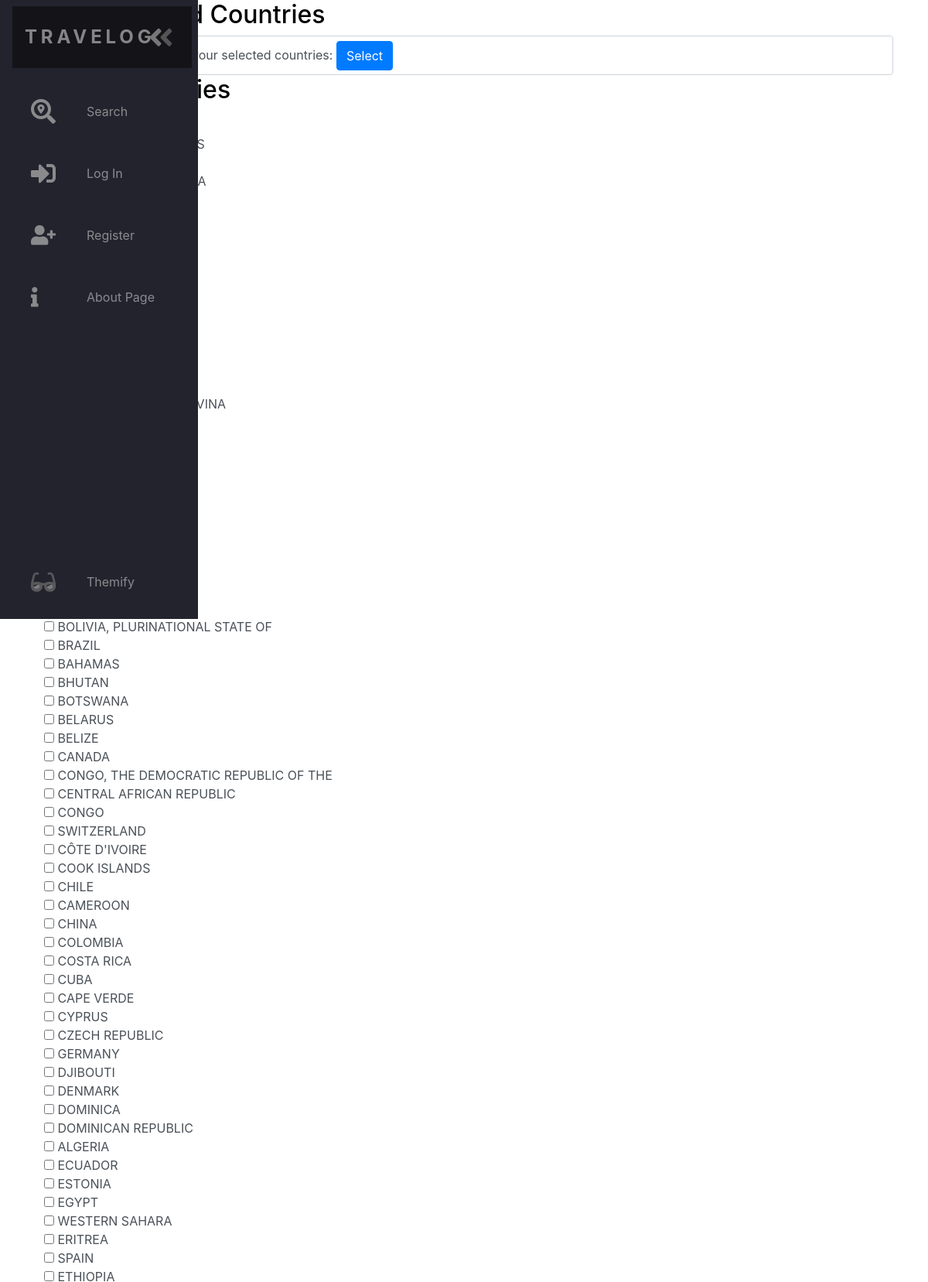
/select_countries.php (upper part), run on the app's committed database.
### tables this page shows
CREATE TABLE `country` (
  `id` varchar(5) NOT NULL,
  `name` varchar(255) NOT NULL
);

### login_session.php (called while the page is built, shortened)
<?php
  $isLoggedIn = isset($_SESSION['isLoggedIn']) ? $_SESSION['isLoggedIn'] : false;
 ?>

### select_countries.php (the view, shortened to what this page needs)
<?php
    require('config/db.php');
    require("login_session.php");
    $query = "SELECT * FROM country";
    $result = mysqli_query($conn, $query);
    $countries = mysqli_fetch_all($result, MYSQLI_ASSOC);
 ?>
 <!DOCTYPE html>
 <html>
 <head>
 	<?php include("style.php") ?>
 </head>
 <body>
 	<?php require("navbar.php") ?>
 		<div class="container">
 			<h2>View Selected Countries</h2>
	    	<form action="selected_countries.php" class="form-control">
		    	<label>Press this button to view your selected countries:</label>
		    	<button class="btn btn-primary">Select</button>
	    	</form>
	    	<h2>Select Countries</h2>
 			<form action="<?php $_SERVER['PHP_SELF']; ?>" method="POST" class="form-control" style="border:0px">
 				<?php foreach($countries as $country): ?>
 					<input type="checkbox" name="<?php echo $country['id']; ?>" <?php
 						$cid = $country['id'];
 						$query = "SELECT * FROM user_has_country WHERE country_id = '$cid' AND user_id = '$id'";
    					$result =  mysqli_query($conn, $query);
    					if(mysqli_fetch_assoc($result)){
    						echo 'checked';
    					}?>>
 					<?php echo $country['name']; ?>
 					<br>
 				<?php endforeach; ?>
 			</form>
 		</div>
 </body>
 </html>

### style.php (shortened to what this page needs)
<link rel="stylesheet" href="https://stackpath.bootstrapcdn.com/bootstrap/4.4.1/css/bootstrap.min.css">
    <link rel="stylesheet" href="css/common.css">
<link rel="stylesheet" href="css/style.css" />

### navbar.php (shortened to what this page needs)
<nav class="navbar">
    <ul class="navbar-nav">
      <li class="logo">
        <a href="index.php" class="nav-link">
          <span class="link-text logo-text">TraveLog</span>
        </a>
      </li>
      <li class="nav-item">
        <a href="#" class="nav-link">
          <span class="link-text">Search</span>
        </a>
      </li>
      <?php if(!$isLoggedIn): ?>
      <li class="nav-item">
        <a href="login.php" class="nav-link">
          <span class="link-text">Log In</span>
        </a>
      </li>
      <li class="nav-item">
        <a href="register.php" class="nav-link">
          <span class="link-text">Register</span>
        </a>
      </li>
      <?php endif; ?>
      <li class="nav-item">
        <a href="#" class="nav-link">
          <span class="link-text">About Page</span>
        </a>
      </li>
      <li class="nav-item" id="themeButton">
        <a href="#" class="nav-link">
          <span class="link-text">Themify</span>
        </a>
      </li>
    </ul>
  </nav>

### css/common.css (style rules this page uses)
html, body { height: 100%; width: 100%; margin: 0; padding: 0; }

### css/style.css (style rules this page uses)
:root { font-size: 16px; font-family: 'Open Sans'; --text-primary: #b6b6b6; --text-secondary: #ececec; --bg-primary: #23232e; --bg-secondary: #141418; --transition-speed: 600ms; }
body { color: black; background-color: white; margin: 0; padding: 0; }
.navbar { position: fixed; background-color: var(--bg-primary); transition: width 600ms ease; overflow: scroll; }
.navbar-nav { list-style: none; padding: 0; margin: 0; display: flex; flex-direction: column; align-items: center; height: 100%; }
.nav-item { width: 100%; }
.nav-item:last-child { margin-top: auto; }
.nav-link { display: flex; align-items: center; height: 5rem; color: var(--text-primary); text-decoration: none; filter: grayscale(100%) opacity(0.7); transition: var(--transition-speed); }
.link-text { display: none; margin-left: 1rem; }
.nav-link svg { width: 2rem; min-width: 2rem; margin: 0 1.5rem; }
.logo { font-weight: bold; text-transform: uppercase; margin-bottom: 1rem; text-align: center; color: var(--text-secondary); background: var(--bg-secondary); font-size: 1.5rem; letter-spacing: 0.3ch; width: 100%; }
.logo svg { transform: rotate(0deg); transition: var(--transition-speed); }
.logo-text { display: inline; position: absolute; left: -999px; transition: var(--transition-speed); }
@media only screen and (min-width: 600px) { .navbar { top: 0; width: 5rem; height: 100vh; } }
.dark { --text-primary: #b6b6b6; --text-secondary: #ececec; --bg-primary: #23232e; --bg-secondary: #141418; }
.theme-icon { display: none; }
.dark #darkIcon { display: block; }
.form-control { height:calc(1.5em + .75rem + 15px); }

### data on the page
country: name "BOLIVIA, PLURINATIONAL STATE OF"
country: name "BRAZIL"
country: name "BAHAMAS"
country: name "BHUTAN"
country: name "BOTSWANA"
country: name "BELARUS"
country: name "BELIZE"
country: name "CANADA"
country: name "CONGO, THE DEMOCRATIC REPUBLIC OF THE"
country: name "CENTRAL AFRICAN REPUBLIC"
country: name "CONGO"
country: name "SWITZERLAND"
country: name "CÔTE D'IVOIRE"
country: name "COOK ISLANDS"
country: name "CHILE"
country: name "CAMEROON"
country: name "CHINA"
country: name "COLOMBIA"
country: name "COSTA RICA"
country: name "CUBA"
country: name "CAPE VERDE"
country: name "CYPRUS"
country: name "CZECH REPUBLIC"
country: name "GERMANY"
country: name "DJIBOUTI"
country: name "DENMARK"
country: name "DOMINICA"
country: name "DOMINICAN REPUBLIC"
country: name "ALGERIA"
country: name "ECUADOR"
country: name "ESTONIA"
country: name "EGYPT"
country: name "WESTERN SAHARA"
country: name "ERITREA"
country: name "SPAIN"
